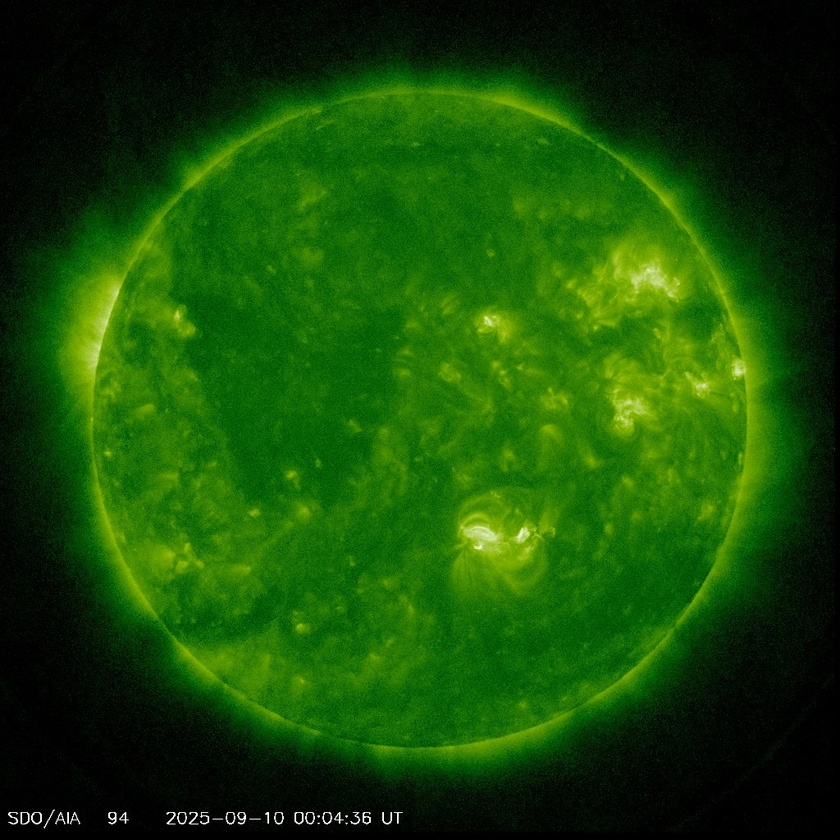
#> input picture img/SFVideo/fotograma_1.jpg, 840 x 840 px, shrunk from 1024 x 1024 before the run, found by its file name; its folder holds only this picture in this run
$ python Alerta_basada_en_tendencia.py
#> lines starting #> are read from the running program, lines starting #| are printed output that depends on the picture; after the words box and inside, x2 and y2 are one past the last pixel; in counts of white or black regions, pixels touching at a corner belong together
# -*- coding: utf-8 -*-
"""
Created on Fri Oct 24 01:31:22 2025

@author: addi_
"""

import cv2
import numpy as np
import os
import matplotlib.pyplot as plt
import pandas as pd

def analizar_imagen(ruta_imagen, area_minima=500, umbral=170):
    """
    Analiza una imagen y devuelve el ÁREA MÁXIMA de la llamarada encontrada.
    """
#> called with area_minima = 500, umbral = 170
    img = cv2.imread(ruta_imagen)
#> img is the input picture: shape (840, 840, 3); mean B, G, R 5.5, 74.8, 23.4
    if img is None:
        return 0
    gray = cv2.cvtColor(img, cv2.COLOR_BGR2GRAY)
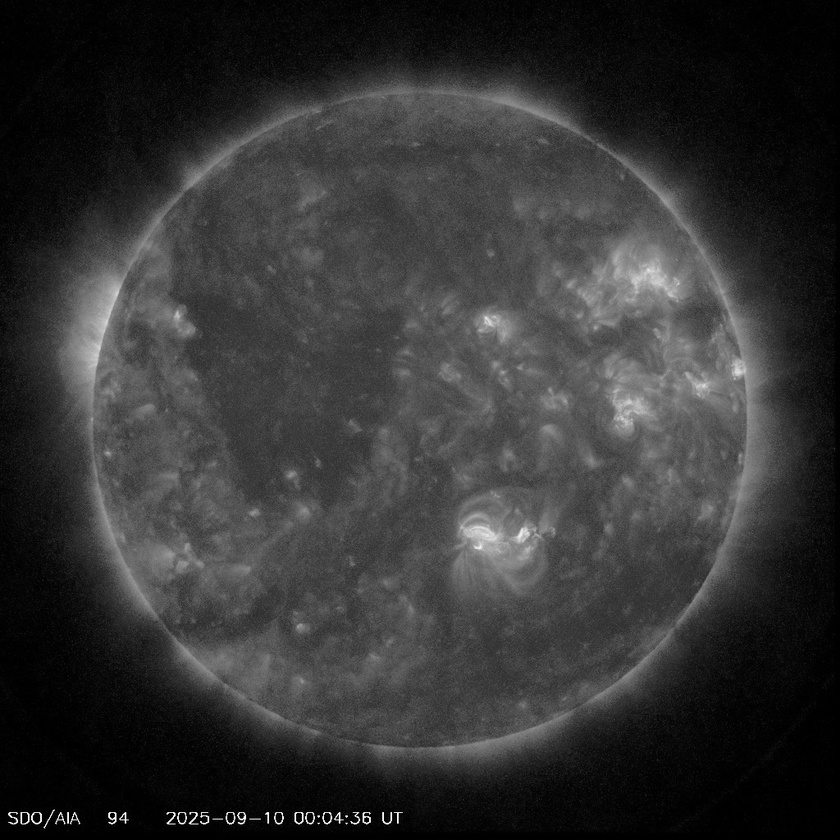
#> gray: shape (840, 840); min 0, max 255, mean 51.5
    gray = cv2.GaussianBlur(gray, (21, 21), 0)
    ret, mascara = cv2.threshold(gray, umbral, 255, cv2.THRESH_BINARY)
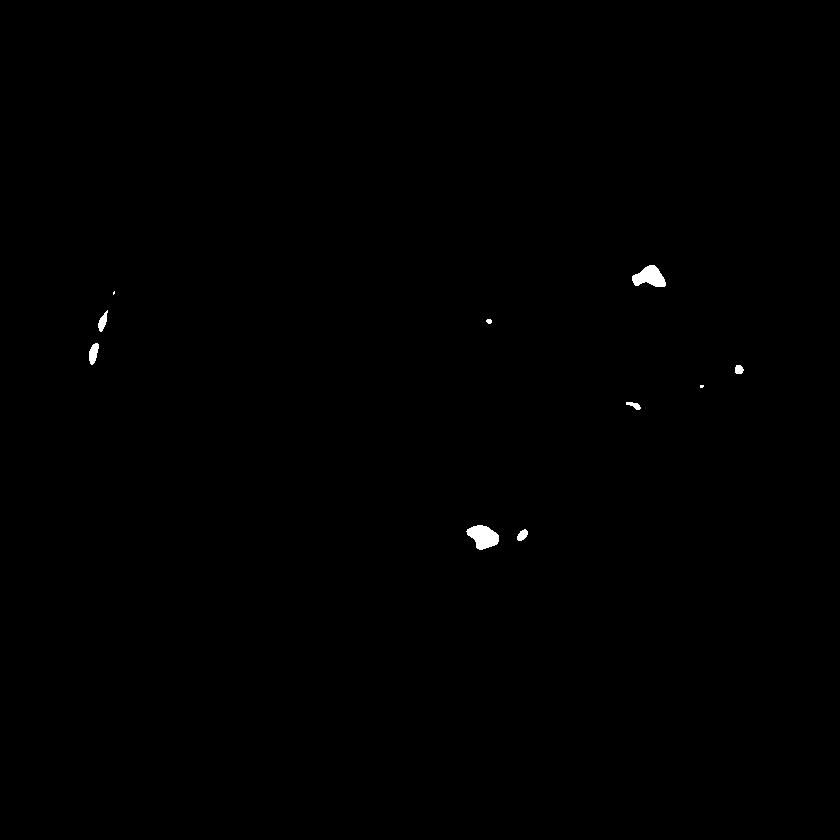
#> mascara: shape (840, 840); 0.22% white; 10 white regions (2 under 20 px)
#> ret = 170
    contornos, jerarquia = cv2.findContours(mascara, cv2.RETR_EXTERNAL, cv2.CHAIN_APPROX_SIMPLE)
#> contornos = 10 contours, 3 with area under 20; largest, box (x1, y1, x2, y2) and area: (466, 525, 499, 550) 499, (632, 265, 666, 287) 448, (89, 343, 99, 365) 126, (98, 310, 108, 332) 92, (517, 529, 528, 541) 74, (735, 365, 744, 374) 54, (626, 402, 641, 410) 49; jerarquia = [[1, -1, -1, -1], [2, 0, -1, -1], [3, 1, -1, -1], [4, 2, -1, -1], [5, 3, -1, -1], [6, 4, -1, -1], [7, 5, -1, -1], [8, 6, -1, -1], [9, 7, -1, -1], [-1, 8, -1, -1]]
    area_maxima = 0
    for c in contornos:
        area = cv2.contourArea(c)
        if area > area_minima:
            if area > area_maxima:
                area_maxima = area
#> this loop made 10 passes
#> area on passes 1, 2, 3, 5, 6, 8, 10: 73.5, 499, 49, 53.5, 126, 92.5, 447.5
#> after the loop, area_maxima = 0
    return area_maxima

# --- PARÁMETROS DE PROCESAMIENTO ---
ruta_carpeta = r"C:/Users/addi_/Downloads/HackICN/Solarflare/SFVideo"
tamano_ventana_movil = 3 # Ventana de 3 fotogramas para la media móvil
umbral_deteccion = 500   # Área mínima para empezar a considerar una alerta
umbral_crecimiento = 1.8 # Alerta si el área crece un 80% (1.8)

# --- 1. FASE DE RECOLECCIÓN DE DATOS ---
fotogramas = []
areas_detectadas = [] # Lista para los datos crudos (ruidosos)

if not os.path.isdir(ruta_carpeta):
    print(f" ERROR: La carpeta especificada no existe: {ruta_carpeta}")
else:
    print(f"Iniciando Fase 1: Recolección de datos en: {ruta_carpeta}\n")
    lista_archivos = sorted(os.listdir(ruta_carpeta))

    for contador_fotograma, nombre_archivo in enumerate(lista_archivos):
        if nombre_archivo.lower().endswith(('.png', '.jpg', '.jpeg')):
            ruta_completa = os.path.join(ruta_carpeta, nombre_archivo)
            area_actual = analizar_imagen(ruta_completa)
#> area_actual = 0

            fotogramas.append(contador_fotograma)
            areas_detectadas.append(area_actual)

    print(f" Recolección completa. Se procesaron {len(fotogramas)} fotogramas.")

    # --- 2. FASE DE ANÁLISIS Y ALERTA (SOBRE DATOS SUAVIZADOS) ---
    if fotogramas:
        print("Iniciando Fase 2: Cálculo de media móvil y detección de alertas...")

        # 2a. Calcular la serie de media móvil
        series_areas = pd.Series(areas_detectadas)
        areas_suavizadas = series_areas.rolling(window=tamano_ventana_movil, min_periods=1).mean()

        # 2b. Buscar alertas en los datos SUAVIZADOS
        alerta_activa = False
        puntos_alerta_x = []
        puntos_alerta_y = []

        # Empezamos desde 1 para poder comparar con el anterior
        for i in range(1, len(areas_suavizadas)):
            area_actual_suavizada = areas_suavizadas[i]
            area_anterior_suavizada = areas_suavizadas[i-1]

            if (area_actual_suavizada > umbral_deteccion and
                area_anterior_suavizada > 0 and
                area_actual_suavizada > (area_anterior_suavizada * umbral_crecimiento) and
                not alerta_activa):

                print(f"\n ¡¡ALERTA DE LLAMARADA ROBUSTA!! ")
                print(f"   En el fotograma: Nº {i}")
                print(f"   Crecimiento de tendencia detectado: de {area_anterior_suavizada:.0f} a {area_actual_suavizada:.0f} (promedio).")

                alerta_activa = True
                puntos_alerta_x.append(i) # Guardamos el índice (fotograma)
                puntos_alerta_y.append(area_actual_suavizada) # Guardamos el valor de la alerta

            elif area_actual_suavizada < umbral_deteccion and alerta_activa:
                print(f"-> Evento finalizado en fotograma {i}.")
                alerta_activa = False
#> this loop made 0 passes
#> after the loop, alerta_activa = False; puntos_alerta_x = []; puntos_alerta_y = []

        # --- 3. FASE DE GRAFICACIÓN ---
        print("\nGenerando gráfica final...")
        plt.figure(figsize=(12, 6))

        # Línea original (ruidosa)
        plt.plot(fotogramas, areas_detectadas, label='Área Original (Ruidosa)', alpha=0.3, color='blue')

        # Línea suavizada (tendencia)
        plt.plot(fotogramas, areas_suavizadas,
                 label=f'Media Móvil (Ventana={tamano_ventana_movil})',
                 color='orange',
                 linewidth=2.5)

        # Puntos de alerta (basados en la línea suavizada)
        plt.scatter(puntos_alerta_x, puntos_alerta_y,
                    color='red',
                    s=120, # Marcador más grande
                    zorder=5,
                    label='¡Alerta de Tendencia!')

        plt.title('Detección de Alertas Robusta (Basada en Media Móvil)')
        plt.xlabel('Número de Fotograma (Tiempo)')
        plt.ylabel('Área Detectada (en píxeles)')
        plt.grid(True)
        plt.legend()
        plt.show() # Mostrará la gráfica en la pestaña "Plots"
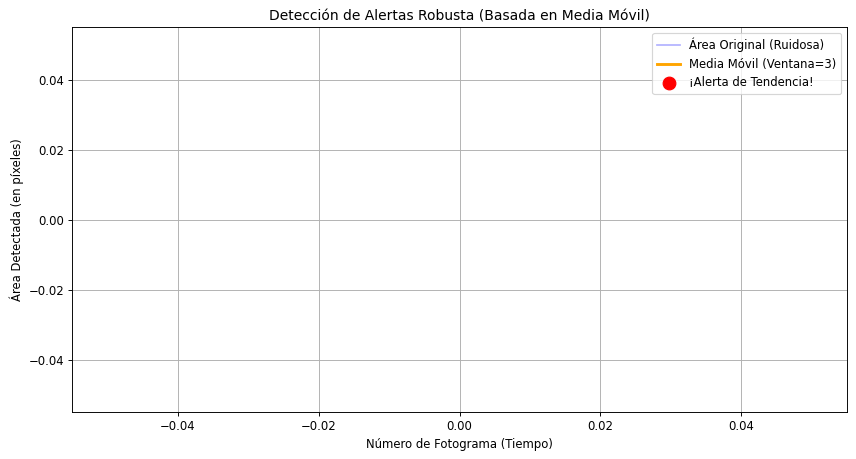
#> figure drawn by matplotlib, 1 panel
    else:
        print("No se procesaron fotogramas, no se puede graficar.")

$ run again, on img/SFVideo/fotograma_102.jpg
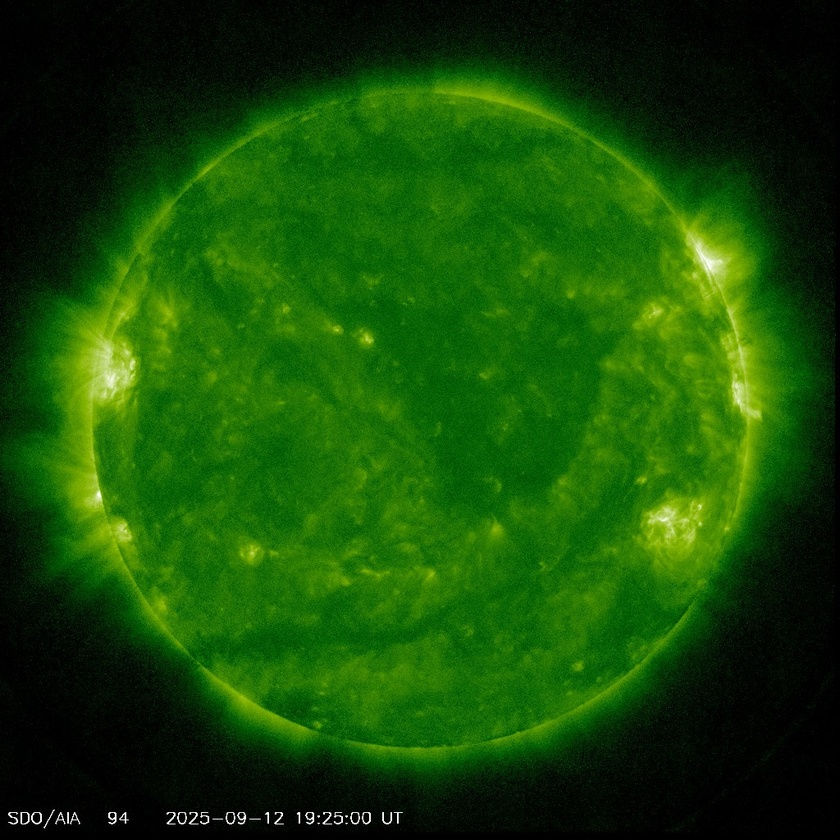
#> input picture img/SFVideo/fotograma_102.jpg, 840 x 840 px, shrunk from 1024 x 1024 before the run, found by its file name
#> in analizar_imagen, img is the input picture: shape (840, 840, 3); mean B, G, R 5.8, 74.9, 22.5
#> in analizar_imagen, `ret, mascara = cv2.threshold(gray, umbral, 255, cv2.THRESH_BINARY)`:
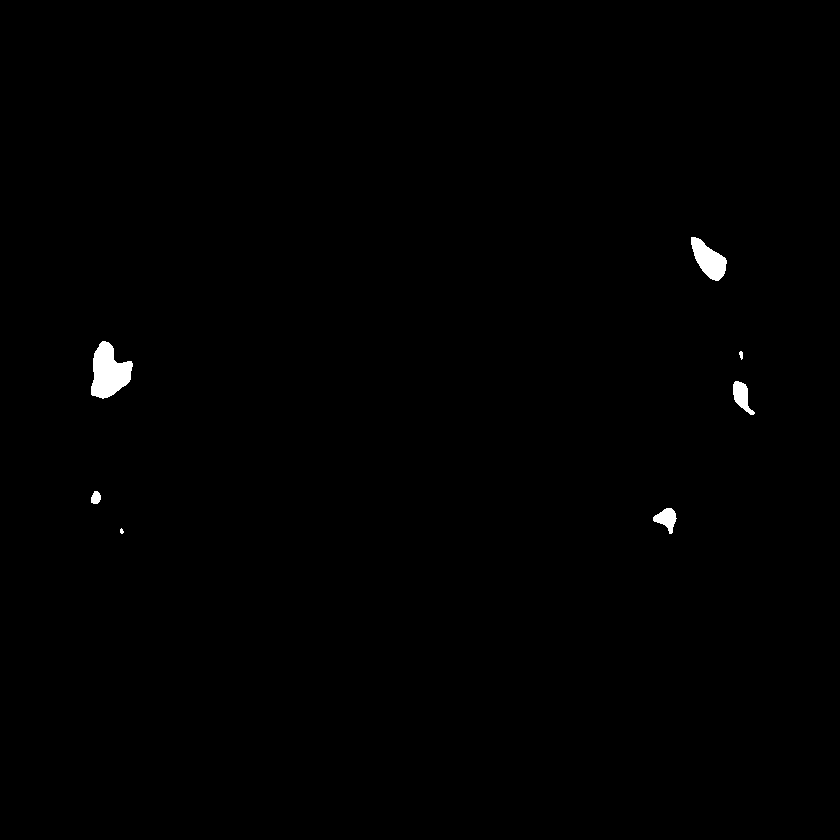
#> mascara: shape (840, 840); 0.47% white; 7 white regions (1 under 20 px)
#> ret = 170
#> contornos = 7 contours, 2 with area under 20; largest, box (x1, y1, x2, y2) and area: (91, 341, 133, 399) 1473, (691, 237, 727, 281) 827, (733, 381, 755, 415) 342, (653, 508, 677, 534) 306, (91, 491, 101, 504) 85; jerarquia = [[1, -1, -1, -1], [2, 0, -1, -1], [3, 1, -1, -1], [4, 2, -1, -1], [5, 3, -1, -1], [6, 4, -1, -1], [-1, 5, -1, -1]]
#> the loop in analizar_imagen, `for c in contornos:` made 7 passes
#> (area, area_maxima) on pass 6: (1473, 1473)
#> after the loop in analizar_imagen, `for c in contornos:`: area_maxima = 1473
#> after the loop `for i in range(1, len(areas_suavizadas)):`: alerta_activa = False; puntos_alerta_x = []
#> `plt.show() # Mostrará la gráfica en la pestaña "Plots"`:
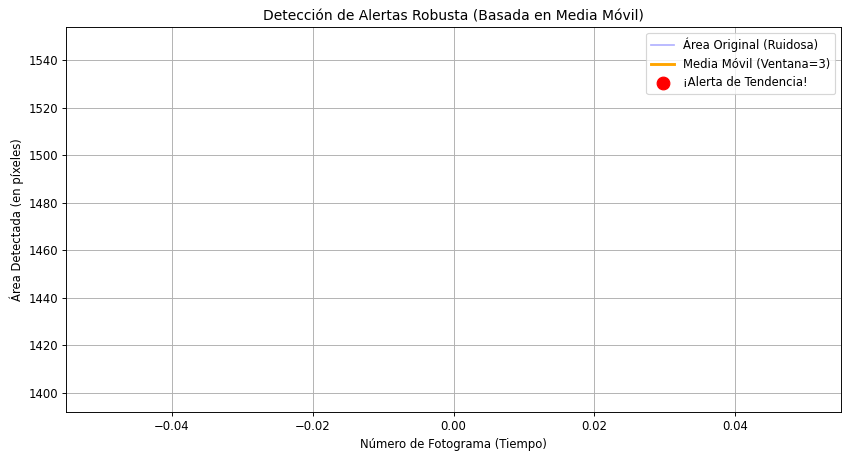
#> figure drawn by matplotlib, 1 panel
